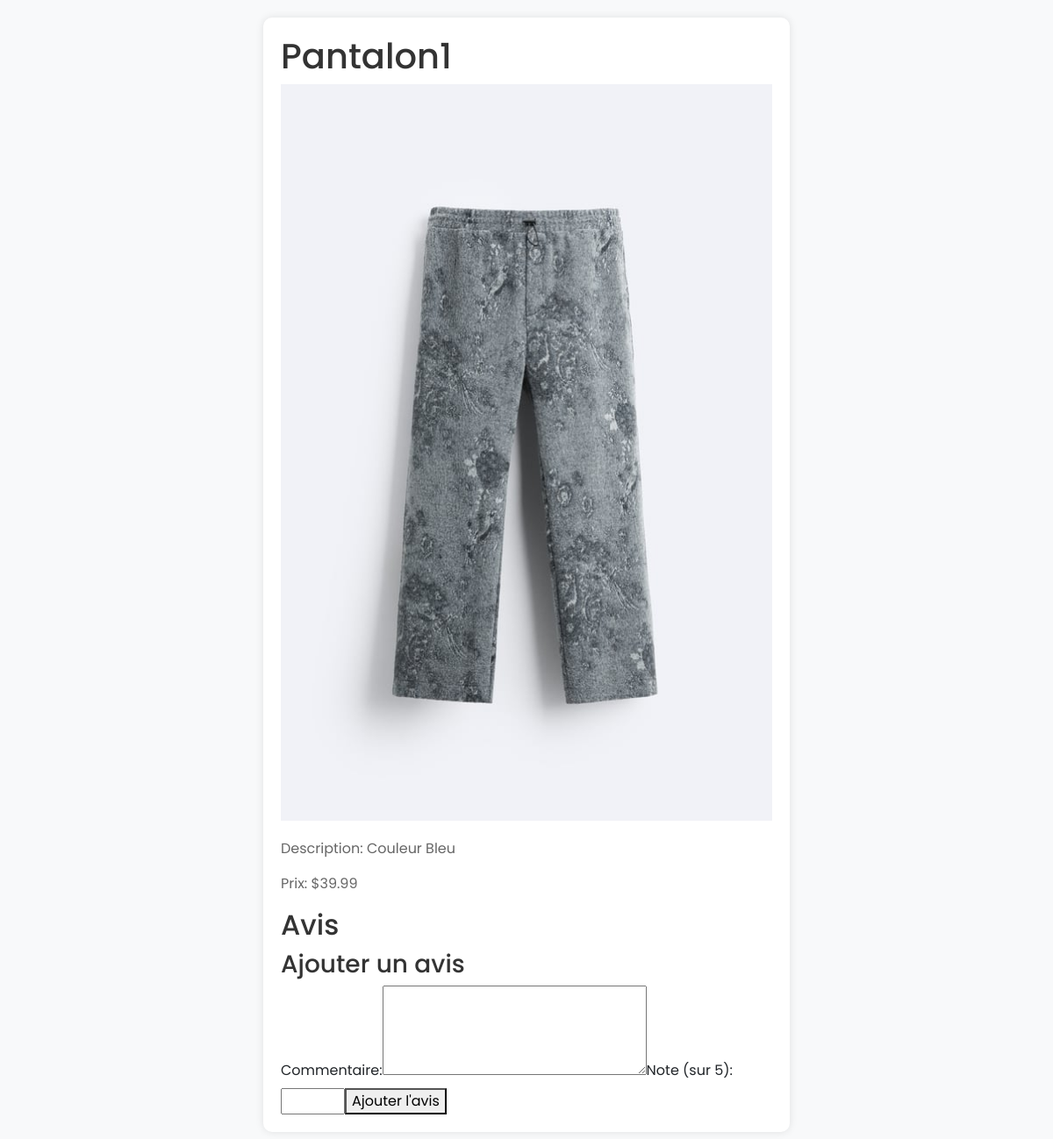
Screenshot of /pages/product_pantalon.php?id=100 with the database file from the repository.
### tables this page shows
CREATE TABLE IF NOT EXISTS pantalon (
    id_pantalon INT AUTO_INCREMENT PRIMARY KEY,
    nom VARCHAR(100) NOT NULL,
    description TEXT,
    prix DECIMAL(10, 2) NOT NULL,
    image_url VARCHAR(255) NOT NULL,
    note_moyenne DECIMAL(2,1) DEFAULT NULL,
    category VARCHAR(255) NOT NULL
) AUTO_INCREMENT=100;

### pages/product_pantalon.php (the view, shortened to what this page needs)
<!DOCTYPE html>
<html lang="en">
<head>
    <link rel="stylesheet" href="https://maxcdn.bootstrapcdn.com/bootstrap/4.5.2/css/bootstrap.min.css">
    <link rel="stylesheet" href="../css/page_product.css">
</head>
<body>
    <div class="container">
        <?php
        $servername = "localhost";
        $username = "root";
        $password = "";
        $database = "dbphp";
        $conn = new mysqli($servername, $username, $password, $database);
        if (isset($_GET['id'])) {
            $product_id = $_GET['id'];
            $stmt = $conn->prepare("SELECT * FROM pantalon WHERE id_pantalon = ?");
            $stmt->bind_param("i", $product_id);
            $stmt->execute();
            $result = $stmt->get_result();
            if ($result->num_rows > 0) {
                $product = $result->fetch_assoc();
                echo "<h1>" . $product['nom'] . "</h1>";
                echo "<img src='" . $product['image_url'] . "' alt='" . $product['nom'] . "'>";
                echo "<p>Description: " . $product['description'] . "</p>";
                echo "<p>Prix: $" . number_format($product['prix'], 2) . "</p>";
                echo "<div class='avis-section'>";
                echo "<h2>Avis</h2>";
                echo "<h3>Ajouter un avis</h3>";
                echo "<form action='ajouter_avis_pantalon.php' method='post'>";
                echo "<label for='commentaire'>Commentaire:</label>";
                echo "<textarea name='commentaire' id='commentaire' rows='4' required></textarea>";
                echo "<label for='note'>Note (sur 5):</label>";
                echo "<input type='number' name='note' id='note' min='1' max='5' required>";
                echo "<button type='submit'>Ajouter l'avis</button>";
                echo "</form>";
                echo "</div>";
            } else {
                echo "Aucun produit trouvé avec cet ID.";
            }
        } else {
            echo "ID du produit non spécifié.";
        }
        ?>
    </div>
</body>
</html>

### css/page_product.css (style rules this page uses)
body { font-family: 'Poppins', sans-serif; background-color: #f8f9fa; margin: 20px; }
.container { background-color: #fff; padding: 20px; border-radius: 10px; box-shadow: 0px 0px 10px rgba(0, 0, 0, 0.1); max-width: 600px; margin: 0 auto; }
img { max-width: 100%; height: auto; margin-bottom: 20px; }
h1, h2, h3 { color: #333; }
p { color: #666; }

### rows the page displays
pantalon: nom "Pantalon1", image_url (picture), description "Couleur Bleu", prix "39.99"
